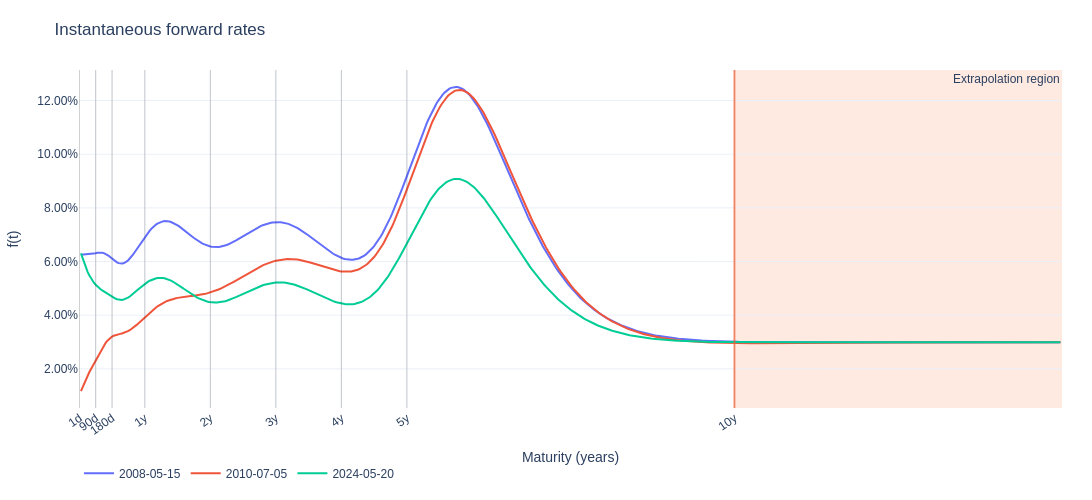

Write notebook code for a chart like this one.
### Markdown cell above
Finally, we plot the instantaneous forward rates for the same dates shown above. The smooth and stable forward shapes suggest that the frequency and smoothness penalties are doing their job. The shaded extrapolation region also makes explicit where the curve is driven purely by model assumptions rather than by market instruments.

One interesting feature is the hump that appears near the boundary of the information set. This hump emerges because the model must satisfy the imposed long-term forward rate: in order to anchor the long-run expectation, the curve is forced to bend upward (and then revert) close to the last liquid maturity. A large hump in this case indicates that the model is *over-correcting* in its choice of instantaneous forward curves to reconcile short-/medium-term market data with the long-term anchor. This is a warning sign that our chosen long-term level is likely inconsistent with the shapes implied by the observed curves.

### Code cell
fig = plot_instant_fwds(model, test_market_rates_df, t_max=15, dates=dates)
fig.show()

### Figure 1 — Plotly figure (JSON) as saved in the notebook; plotly's stock layout.template omitted (floating-point values rounded to 4 significant figures; data arrays with more than 128 entries replaced by an {"elided": "..."} marker saying what was removed)
{"data": [{"mode": "lines", "name": "2008-05-15", "type": "scatter", "x": {"elided": "599 float values"}, "y": {"elided": "599 float values"}}, {"mode": "lines", "name": "2010-07-05", "type": "scatter", "x": {"elided": "599 float values"}, "y": {"elided": "599 float values"}}, {"mode": "lines", "name": "2024-05-20", "type": "scatter", "x": {"elided": "599 float values"}, "y": {"elided": "599 float values"}}], "layout": {"annotations": [{"showarrow": false, "text": "Extrapolation region", "x": 15, "xanchor": "right", "xref": "x", "y": 1, "yanchor": "top", "yref": "y domain"}], "autosize": true, "font": {"family": "Arial", "size": 12}, "height": 500, "legend": {"orientation": "h", "x": 0, "xanchor": "left", "y": -0.15, "yanchor": "top"}, "margin": {"b": 70, "l": 60, "r": 30, "t": 70}, "shapes": [{"layer": "above", "line": {"color": "rgba(0,0,0,0.18)", "width": 1}, "type": "line", "x0": 0.002778, "x1": 0.002778, "xref": "x", "y0": 0, "y1": 1, "yref": "y domain"}, {"layer": "above", "line": {"color": "rgba(0,0,0,0.18)", "width": 1}, "type": "line", "x0": 0.25, "x1": 0.25, "xref": "x", "y0": 0, "y1": 1, "yref": "y domain"}, {"layer": "above", "line": {"color": "rgba(0,0,0,0.18)", "width": 1}, "type": "line", "x0": 0.5, "x1": 0.5, "xref": "x", "y0": 0, "y1": 1, "yref": "y domain"}, {"layer": "above", "line": {"color": "rgba(0,0,0,0.18)", "width": 1}, "type": "line", "x0": 1, "x1": 1, "xref": "x", "y0": 0, "y1": 1, "yref": "y domain"}, {"layer": "above", "line": {"color": "rgba(0,0,0,0.18)", "width": 1}, "type": "line", "x0": 2, "x1": 2, "xref": "x", "y0": 0, "y1": 1, "yref": "y domain"}, {"layer": "above", "line": {"color": "rgba(0,0,0,0.18)", "width": 1}, "type": "line", "x0": 3, "x1": 3, "xref": "x", "y0": 0, "y1": 1, "yref": "y domain"}, {"layer": "above", "line": {"color": "rgba(0,0,0,0.18)", "width": 1}, "type": "line", "x0": 4, "x1": 4, "xref": "x", "y0": 0, "y1": 1, "yref": "y domain"}, {"layer": "above", "line": {"color": "rgba(0,0,0,0.18)", "width": 1}, "type": "line", "x0": 5, "x1": 5, "xref": "x", "y0": 0, "y1": 1, "yref": "y domain"}, {"layer": "above", "line": {"color": "rgba(0,0,0,0.18)", "width": 1}, "type": "line", "x0": 10, "x1": 10, "xref": "x", "y0": 0, "y1": 1, "yref": "y domain"}, {"fillcolor": "LightSalmon", "layer": "below", "line": {"width": 0}, "opacity": 0.22, "type": "rect", "x0": 10, "x1": 15, "xref": "x", "y0": 0, "y1": 1, "yref": "y domain"}, {"layer": "above", "line": {"color": "rgba(255,100,50,0.65)", "width": 2}, "type": "line", "x0": 10, "x1": 10, "xref": "x", "y0": 0, "y1": 1, "yref": "y domain"}], "title": {"text": "Instantaneous forward rates", "xanchor": "left"}, "width": 1200, "xaxis": {"automargin": true, "showgrid": true, "tickangle": -35, "tickfont": {"size": 12}, "tickmode": "array", "ticktext": ["1d", "90d", "180d", "1y", "2y", "3y", "4y", "5y", "10y"], "tickvals": [0.002778, 0.25, 0.5, 1, 2, 3, 4, 5, 10], "title": {"text": "Maturity (years)"}, "zeroline": false}, "yaxis": {"showgrid": true, "tickformat": ".2%", "title": {"text": "f(t)"}, "zeroline": false}}}
